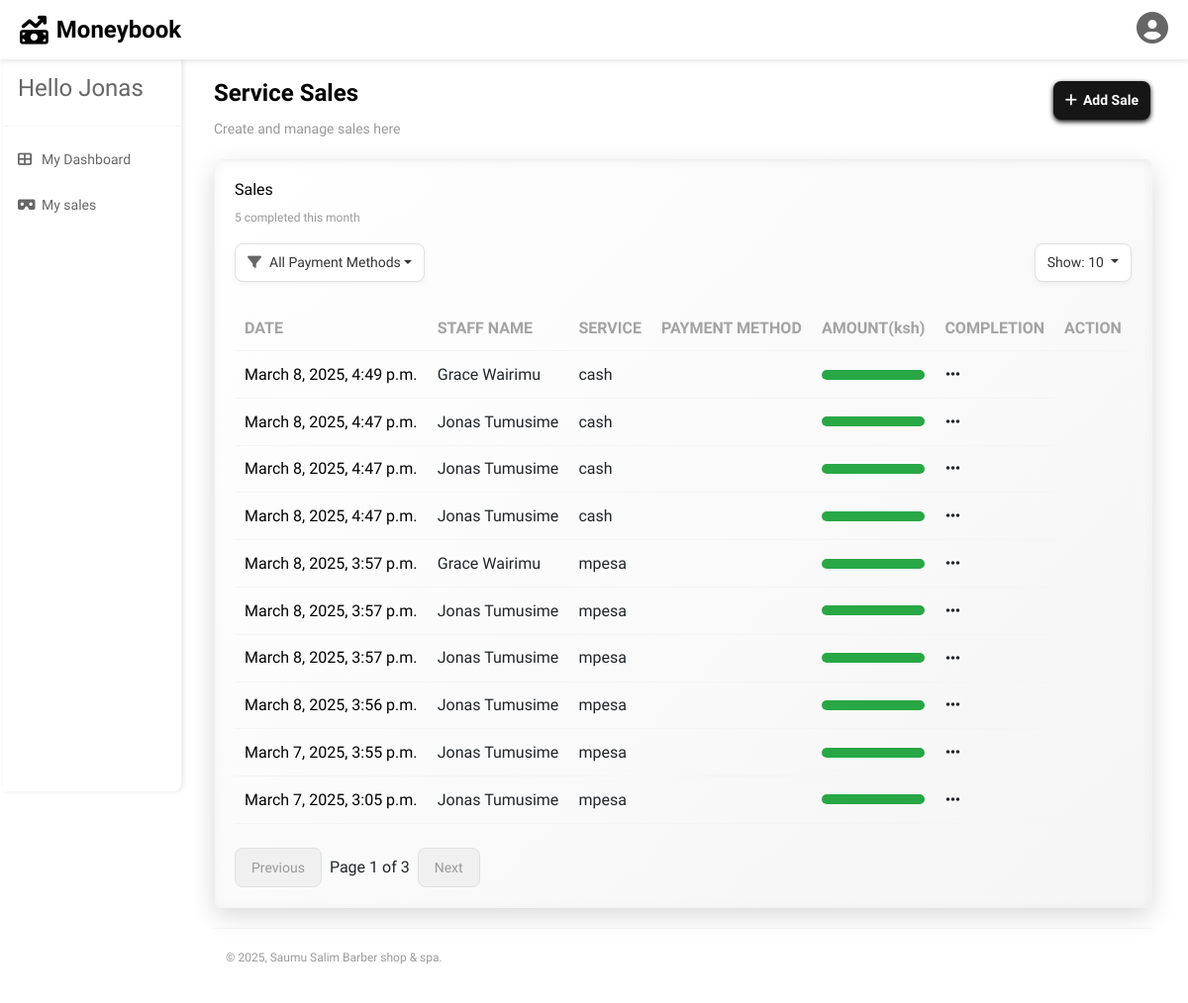
Screenshot of /billing/list/ (signed in) with the database file from the repository.
### billing/models.py (models this page shows, shortened)
class Billing(models.Model):
    PAYMENT_METHOD_CHOICES = [
        ('mpesa', 'MPesa'),
        ('cash', 'Cash'),
    ]
    appointment = models.OneToOneField(Appointment, on_delete=models.CASCADE, related_name='billing')
    payment_method = models.CharField(max_length=50, choices=PAYMENT_METHOD_CHOICES)
    amount = models.DecimalField(max_digits=10, decimal_places=2)
    discount = models.DecimalField(max_digits=10, decimal_places=2, blank=True, null=True)
    tax = models.DecimalField(max_digits=10, decimal_places=2, blank=True, null=True)
    total = models.DecimalField(max_digits=10, decimal_places=2)
    created_at = models.DateTimeField(auto_now_add=True)  # Track when the payment was made

### appointments/models.py (models this page shows, shortened)
class Appointment(models.Model):
    STATUS_CHOICES = [
        ('pending', 'Pending'),
        ('confirmed', 'Confirmed'),
        ('completed', 'Completed'),
        ('transacted', 'Transacted'),
        ('cancelled', 'Cancelled'),
    ]
    customer = models.ForeignKey(Customer, on_delete=models.SET_NULL, null=True, blank=True)  # Allow guest bookings
    service = models.ForeignKey(Service, on_delete=models.CASCADE)
    staff = models.ForeignKey(Staff, on_delete=models.SET_NULL, null=True, blank=True)
    appointment_date = models.DateTimeField()
    status = models.CharField(max_length=20, choices=STATUS_CHOICES, default='pending')
    notes = models.TextField(blank=True, null=True)  # Optional notes for the appointment
    created_at = models.DateTimeField(auto_now_add=True)

### staff/models.py (models this page shows, shortened)
class Staff(models.Model):
    ROLE_CHOICES = [
        ('admin', 'Admin'),
        ('barber', 'Barber'),
        ('masseuse', 'Masseuse'),
    ]
    user = models.OneToOneField(User, on_delete=models.CASCADE, null=True, blank=True)  # Link to User model
    first_name = models.CharField(max_length=100)
    last_name = models.CharField(max_length=100)
    role = models.CharField(max_length=50, choices=ROLE_CHOICES)
    availability = models.JSONField(default=dict, null=True, blank=True)  # Store availability as JSON (e.g., {"Monday": "9AM-5PM"})
    commission_rate = models.DecimalField(max_digits=5, decimal_places=2, default=0.10)  # 10% commission
    created_at = models.DateTimeField(auto_now_add=True)

### billing/views.py (the view, shortened to what this page needs)
# urls.py: path('list/', views.billing_list, name='billing_list'),
def billing_list(request):
    queryset = Billing.objects.all().order_by('-created_at')
    staff_list = Staff.objects.all()
    services = Service.objects.all()
    payment_method_filter = request.GET.get('payment_method', '')  # Default to no filter
    if payment_method_filter:
        queryset = queryset.filter(payment_method=payment_method_filter)
    page_number = request.GET.get('page', 1)
    entries_per_page = request.GET.get('entries', 10)  # Default to 10 entries per page
    paginator = Paginator(queryset, entries_per_page)
    try:
        page_obj = paginator.page(page_number)
    except (EmptyPage, PageNotAnInteger):
        page_obj = paginator.page(1)
    return render(request, 'reports/billing_report.html', {'billings': page_obj, 's': 's', 'staff_list': staff_list, 'services': services,})

### templates/reports/billing_report.html (shortened to what this page needs)
{% extends 'reports/base.html' %}
{% block content %}
<h2 class="dashboard-title">Service Sales</h2>
<p class="dashboard-subtitle">Create and manage sales here</p>
<div class="projects-orders-row">
    <div class="projects-card">
        <div class="table-header">
            <h2>Sales</h2>
            <p class="projects-subtitle">5 completed this month</p>
            <button class="add-sales-btn" data-bs-toggle="modal" data-bs-target="#salesModal">
                <i class="fas fa-plus"></i> Add Sale
            </button>
        </div>
        <div class="dropdown-container">
            <div class="filter-dropdown">
                <button class="btn dropdown-toggle" type="button" id="paymentMethodFilterDropdown" data-bs-toggle="dropdown" aria-expanded="false">
                    <i class="fas fa-filter"></i>
                    <span id="paymentMethodFilterText">All Payment Methods</span>
                </button>
            </div>
            <div class="entries-dropdown">
                <button class="btn dropdown-toggle" type="button" id="entriesPerPageDropdown" data-bs-toggle="dropdown" aria-expanded="false">
                    Show: <span id="entriesPerPageText">10</span>
                </button>
            </div>
        </div>
        <div class="table-responsive">
            <table>
                <thead>
                    <tr>
                        <th>DATE</th>
                        <th>STAFF NAME</th>
                        <th>SERVICE</th>
                        <th>PAYMENT METHOD</th>
                        <th>AMOUNT(ksh)</th>
                        <th>COMPLETION</th>
                        <th>ACTION</th>
                    </tr>
                </thead>
                <tbody id="sales-table-body">
                    {% for billing in billings %}
                    <tr id="billing-row-{{ billing.id }}">
                        <td>{{ billing.appointment.created_at }}</td>
                        <td>{{ billing.appointment.staff.first_name }} {{ billing.appointment.staff.last_name }}</td>
                        <td>{{ billing.payment_method }}</td>
                        <td>{{ billing.amount_paid }}</td>
<td>
    <div class="progress-bar" style="width: {{ billing.completion_percentage }}%;
        ">
    </div>
</td>
<td>
    <div class="dropdown">
        <button class="btn btn-link text-dark p-0" type="button" id="actionsDropdown{{ billing.id }}" data-bs-toggle="dropdown" aria-expanded="false">
            <i class="fas fa-ellipsis-h"></i>
        </button>
    </div>
</td>
                    </tr>
                    {% endfor %}
                </tbody>
            </table>
        </div>
        <div class="pagination">
            <button id="prev-page" disabled>Previous</button>
            <span>Page <span id="current-page">{{ billings.number }}</span> of <span id="total-pages">{{ billings.paginator.num_pages }}</span></span>
            <button id="next-page" disabled>Next</button>
        </div>
    </div>
</div>
{% endblock %}

### templates/reports/base.html (shortened to what this page needs)
{% load custom_filters %}
<!DOCTYPE html>
<html lang="en">
<head>
    <link rel="stylesheet" href="https://cdnjs.cloudflare.com/ajax/libs/font-awesome/6.0.0-beta3/css/all.min.css">
      <link href="https://cdn.jsdelivr.net/npm/bootstrap@5.3.0-alpha1/dist/css/bootstrap.min.css" rel="stylesheet">
     <link rel="stylesheet" href="https://cdn.jsdelivr.net/npm/flatpickr/dist/flatpickr.min.css">
     <link rel="stylesheet" href="https://cdnjs.cloudflare.com/ajax/libs/font-awesome/6.5.1/css/all.min.css">
<link href="https://cdn.jsdelivr.net/npm/select2@4.1.0-rc.0/dist/css/select2.min.css" rel="stylesheet" />
</head>
<body>
    <nav class="top-navbar">
        <div class="navbar-brand">
            <i class="fas fa-money-bill-trend-up"></i>
            <span>Moneybook</span>
        </div>
        <div class="user-profile">
            <i class="fas fa-user-circle"></i>
        </div>
    </nav>
    <aside class="sidebar">
        <div class="sidebar-header">
            <h4>Hello {{ request.user.first_name }}</h4>
        </div>
        <ul class="sidebar-menu">
           {% if request.user.is_staff or request.user.staff.role == "barber" or request.user.staff.role == "masseus" or request.user.staff.role == "admin"%}
           <a href="{% url 'billing:staff_dashboard' %}"><li class="{% if d and x and not staff.id %}active{%endif%}"><i class="fas fa-th-large"></i>My Dashboard</li></a>
           {%endif%}
    {% if request.user.is_authenticated and request.user.staff.role == "barber" or request.user.staff.role == "masseus" or request.user.staff.role == "admin"%}
    <a href="{% url 'billing:staff_sales' %}">
        <li class="{% if sts %}active{% endif %}">
            <i class="fas fa-vr-cardboard"></i> My sales
        </li>
    </a>
{% endif %}
        </ul>
    </aside>
<main class="main-content">
    {% block content %}
    {% endblock %}
       <footer class="container dashboard-footer">
        <p>© 2025, Saumu Salim Barber shop & spa.</p>
    </footer>
</main>
</body>
</html>

### rows the page displays
Billing: appointment.created_at "March 8, 2025, 4:49 p.m.", appointment.staff.first_name "Grace", appointment.staff.last_name "Wairimu", payment_method "cash"
Billing: appointment.created_at "March 8, 2025, 4:47 p.m.", appointment.staff.first_name "Jonas", appointment.staff.last_name "Tumusime", payment_method "cash"
Billing: appointment.created_at "March 8, 2025, 4:47 p.m.", appointment.staff.first_name "Jonas", appointment.staff.last_name "Tumusime", payment_method "cash"
Billing: appointment.created_at "March 8, 2025, 4:47 p.m.", appointment.staff.first_name "Jonas", appointment.staff.last_name "Tumusime", payment_method "cash"
Billing: appointment.created_at "March 8, 2025, 3:57 p.m.", appointment.staff.first_name "Grace", appointment.staff.last_name "Wairimu", payment_method "mpesa"
Billing: appointment.created_at "March 8, 2025, 3:57 p.m.", appointment.staff.first_name "Jonas", appointment.staff.last_name "Tumusime", payment_method "mpesa"
Billing: appointment.created_at "March 8, 2025, 3:57 p.m.", appointment.staff.first_name "Jonas", appointment.staff.last_name "Tumusime", payment_method "mpesa"
Billing: appointment.created_at "March 8, 2025, 3:56 p.m.", appointment.staff.first_name "Jonas", appointment.staff.last_name "Tumusime", payment_method "mpesa"
Billing: appointment.created_at "March 7, 2025, 3:55 p.m.", appointment.staff.first_name "Jonas", appointment.staff.last_name "Tumusime", payment_method "mpesa"
Billing: appointment.created_at "March 7, 2025, 3:05 p.m.", appointment.staff.first_name "Jonas", appointment.staff.last_name "Tumusime", payment_method "mpesa"

### other values shown
{{ request.user.first_name }} "Jonas"
{{ billings.number }} "1"
{{ billings.paginator.num_pages }} "3"
